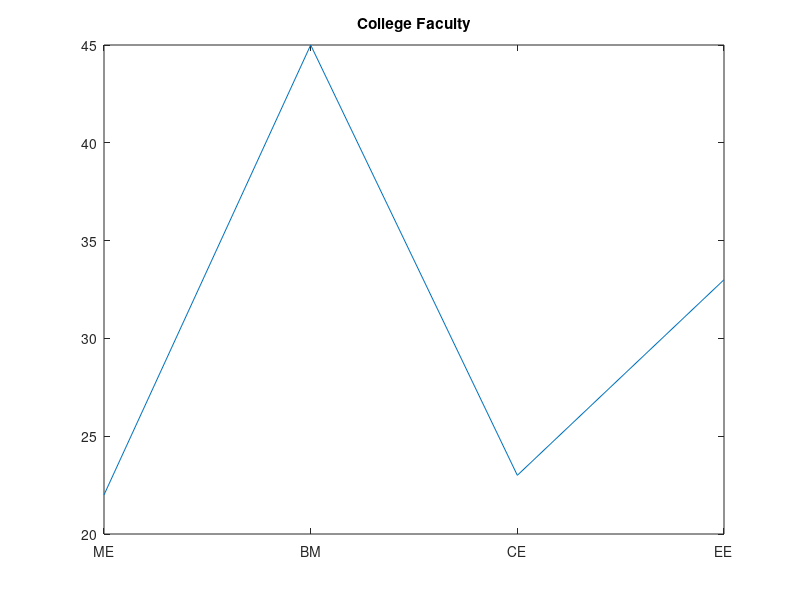
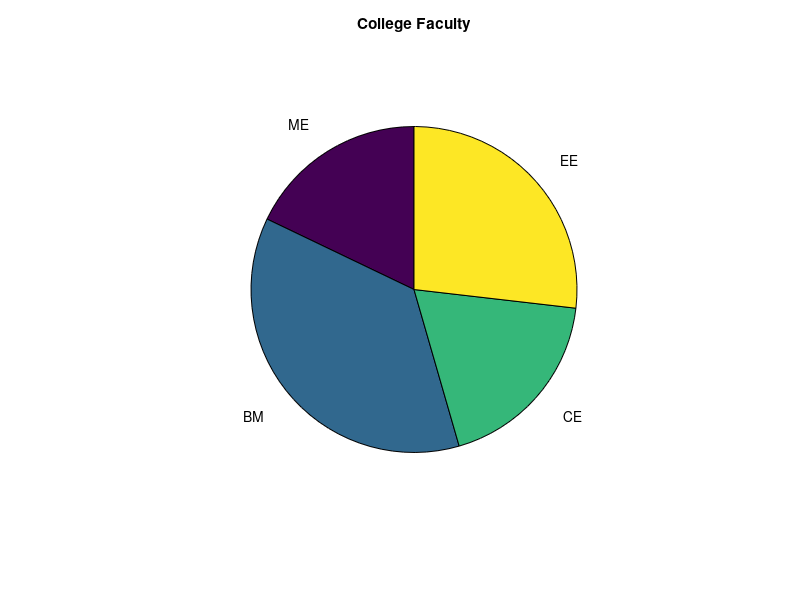
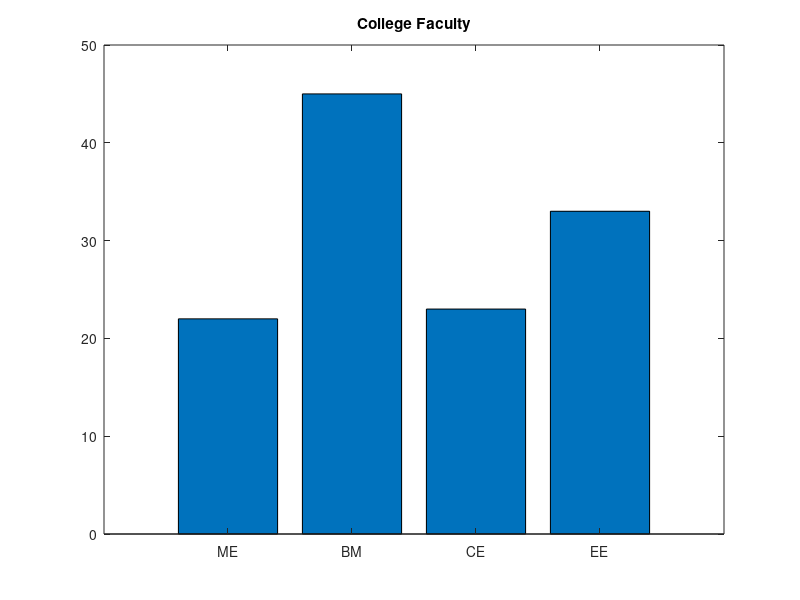

The MATLAB script that drew these images, in order:
me = 22;
bm = 45;
ce = 23;
ee = 33;

data = [me bm ce ee];
labels = {'ME','BM','CE','EE'};

plot(data);
set(gca,'XTick',1:4,'XTickLabel',labels);
title('College Faculty');

figure 
pie(data,labels);
title('College Faculty');

figure
bar(data);
set(gca,'XTicklabel',labels);
title('College Faculty')
